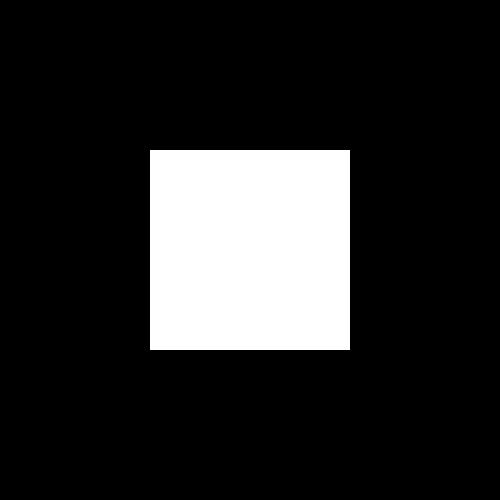
#> input picture images/quadrado.png, 500 x 500 px
$ python ex2_identificar_formas.py
#> lines starting #> are read from the running program, lines starting #| are printed output that depends on the picture; after the words box and inside, x2 and y2 are one past the last pixel; in counts of white or black regions, pixels touching at a corner belong together
"""
Exercício 2 — Identificação de Figuras Geométricas

Desenvolva um algoritmo que identifique o contorno de cada forma e exiba na
tela o nome da figura geométrica detectada.
Teste com: quadrado.png, circulo.png e triangulo.png
"""

import os
import cv2
import numpy as np
import matplotlib.pyplot as plt

# Dicionário de imagens de teste com seus nomes
IMAGENS = {
    'quadrado' : os.path.normpath(os.path.join(os.path.dirname(__file__), '../../images/quadrado.png')),
    'circulo'  : os.path.normpath(os.path.join(os.path.dirname(__file__), '../../images/circulo.png')),
    'triangulo': os.path.normpath(os.path.join(os.path.dirname(__file__), '../../images/triangulo.png')),
}

def identificar_forma(contorno: np.ndarray) -> str:
    """Identifica o nome da forma geométrica pelo número de vértices aproximados.

    Usa cv2.approxPolyDP() para reduzir o contorno a um polígono simplificado
    e conta os vértices resultantes. Círculos produzem muitos vértices e alta
    circularidade; quadrados e triângulos produzem 4 e 3 vértices respectivamente.
    """
    # cv2.arcLength(contorno, fechado): comprimento total do contorno
    # True = contorno fechado (o último ponto liga ao primeiro)
    perimetro = cv2.arcLength(contorno, True)

    # Epsilon: tolerância da aproximação = 2% do perímetro
    # Valor menor → mais vértices (aproximação mais fiel ao contorno original)
    # Valor maior → menos vértices (aproximação mais grosseira = formas mais simples)
    epsilon = 0.02 * perimetro

    # cv2.approxPolyDP(): reduz o contorno ao menor polígono com erro ≤ epsilon
    # Algoritmo de Douglas-Peucker para simplificação de polígonos
    approx     = cv2.approxPolyDP(contorno, epsilon, True)
    n_vertices = len(approx)  # número de vértices do polígono aproximado

    if n_vertices == 3:
        return 'Triangulo'
    elif n_vertices == 4:
        # Diferenciar quadrado de retângulo pela razão de aspecto
        # boundingRect retorna (x, y, largura, altura) do menor retângulo alinhado
        x, y, w, h = cv2.boundingRect(approx)
        razao = w / float(h)
        # Razão entre 0.9 e 1.1 = aproximadamente quadrado (±10% de tolerância)
        return 'Quadrado' if 0.9 <= razao <= 1.1 else 'Retangulo'
    elif n_vertices == 5:
        return 'Pentagono'
    elif n_vertices == 6:
        return 'Hexagono'
    else:
        # Para formas com muitos vértices, verificar circularidade
        # Circularidade = 4π × Área / Perímetro² (1.0 = círculo perfeito)
        area          = cv2.contourArea(contorno)
        circularidade = 4 * np.pi * area / (perimetro * perimetro)
        if circularidade > 0.8:
            return 'Circulo'
        elif n_vertices > 8:
            return 'Circulo'  # muitos vértices = forma arredondada
        else:
            return f'Poligono ({n_vertices} lados)'


def processar_imagem(caminho: str, nome: str):
    """Carrega a imagem, detecta formas e retorna imagem anotada."""
#> called with caminho = 'images/quadrado.png', nome = 'quadrado'
    img = cv2.imread(caminho)
#> img is the input picture: shape (500, 500, 3); 16% white; 1 white region, box (x1, y1, x2, y2) and area: (150, 150, 350, 350) 40000
    if img is None:
        print(f'  [AVISO] Não encontrada: {caminho}')
        return None, None

    # Converter para cinza para binarização
    cinza = cv2.cvtColor(img, cv2.COLOR_BGR2GRAY)

    # Pré-processamento: suavização para remover ruído de borda
    suave = cv2.GaussianBlur(cinza, (5, 5), 0)

    # Binarização inversa com Otsu: objeto escuro → branco (melhor para contornos)
    _, bin_ = cv2.threshold(suave, 0, 255, cv2.THRESH_BINARY_INV + cv2.THRESH_OTSU)
#> bin_: shape (500, 500); 84% white; 1 black region, box (x1, y1, x2, y2) and area: (150, 150, 350, 350) 39996

    # Morfologia: fecha pequenas lacunas no contorno da forma
    kernel = cv2.getStructuringElement(cv2.MORPH_ELLIPSE, (5, 5))
    limpa  = cv2.morphologyEx(bin_, cv2.MORPH_CLOSE, kernel, iterations=2)
#> limpa: shape (500, 500); 84% white; 1 black region, box (x1, y1, x2, y2) and area: (150, 150, 350, 350) 39976

    # Detectar contornos externos (apenas o mais externo de cada objeto)
    contornos, _ = cv2.findContours(limpa, cv2.RETR_EXTERNAL,
                                    cv2.CHAIN_APPROX_SIMPLE)
#> contornos = [[[0, 0], [0, 499], [499, 499], [499, 0]]]

    saida = img.copy()
    formas_detectadas = []

    for cnt in contornos:
        area = cv2.contourArea(cnt)
        if area < 500:  # ignora contornos muito pequenos (ruído)
            continue

        # Identifica a forma pelo número de vértices
        forma = identificar_forma(cnt)
        formas_detectadas.append(forma)

        # Aproximação poligonal para visualizar o polígono simplificado
        eps   = 0.02 * cv2.arcLength(cnt, True)
        approx = cv2.approxPolyDP(cnt, eps, True)

        # Desenha: contorno real (verde) e polígono aproximado (azul)
        cv2.drawContours(saida, [cnt],    -1, (0,   200, 0),  2)  # verde
        cv2.drawContours(saida, [approx], -1, (255, 0,   0),  2)  # azul

        # Centroide: calculado pelos momentos de ordem 0 e 1
        # m10/m00 = x médio; m01/m00 = y médio
        M = cv2.moments(cnt)
        if M['m00'] != 0:
            cx = int(M['m10'] / M['m00'])
            cy = int(M['m01'] / M['m00'])
            cv2.circle(saida, (cx, cy), 5, (0, 0, 255), -1)  # centroide vermelho

            # Nome da forma sobreposto na imagem (contorno preto + texto ciano para legibilidade)
            x_t, y_t = cx - 60, cy - 15
            cv2.putText(saida, forma, (x_t, y_t),
                        cv2.FONT_HERSHEY_SIMPLEX, 0.8, (0, 0, 0), 3)      # sombra preta
            cv2.putText(saida, forma, (x_t, y_t),
                        cv2.FONT_HERSHEY_SIMPLEX, 0.8, (0, 255, 255), 2)  # texto ciano
#> this loop made 1 pass
#> (perimetro in identificar_forma, epsilon in identificar_forma, approx, n_vertices in identificar_forma, x in identificar_forma, y in identificar_forma, w in identificar_forma) on pass 1: (1996, 39.92, [[0, 0], [0, 499], [499, 499], [499, 0]], 4, 0, 0, 500)
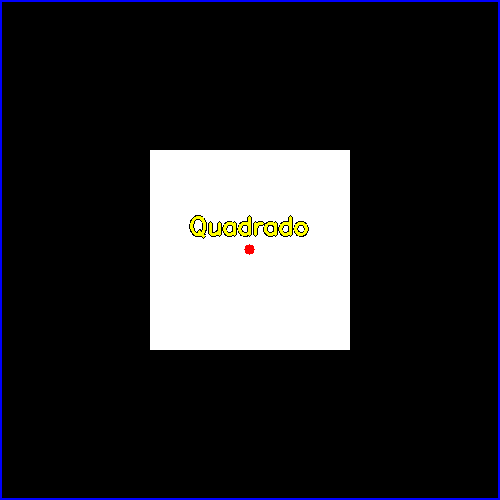
#> saida: shape (500, 500, 3); 2.2% of pixels changed, all inside (x1, y1, x2, y2) = (0, 0, 500, 500)
#> after the loop, formas_detectadas = ['Quadrado']

    print(f'{nome}: {formas_detectadas}')
#| quadrado: ['Quadrado']
    return saida, formas_detectadas


# ── Processar todas as imagens e exibir ──────────────────────────────────────
resultados = {}
for nome, caminho in IMAGENS.items():
    saida, formas = processar_imagem(caminho, nome)
#> formas = ['Quadrado']
    if saida is not None:
        resultados[nome] = (saida, formas)
#> pass 2 of the loop `for nome, caminho in IMAGENS.items():`:
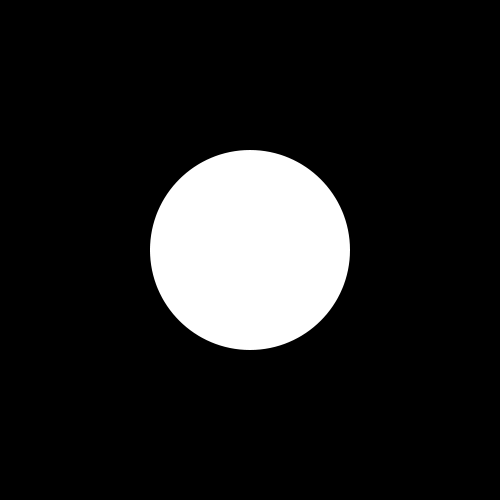
#> input picture images/circulo.png, 500 x 500 px
#> in processar_imagem, img is the input picture: shape (500, 500, 3); min 0, max 255, mean 32
#> in processar_imagem (call 2), `_, bin_ = cv2.threshold(suave, 0, 255, cv2.THRESH_BINARY_INV + cv2.THR..`:
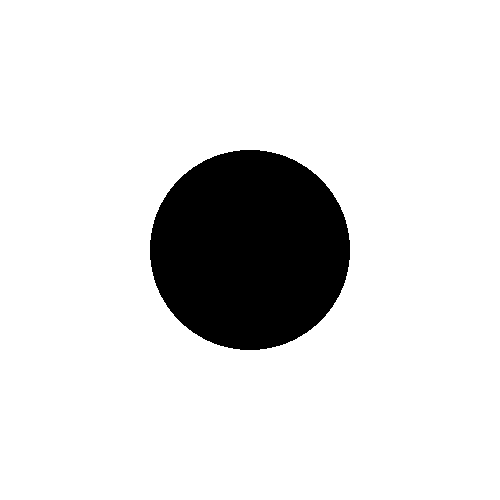
#> bin_: shape (500, 500); 87.4% white; 1 black region, box (x1, y1, x2, y2) and area: (150, 150, 350, 350) 31436
#> kernel = [[0, 0, 1, 0, 0], [1, 1, 1, 1, 1], [1, 1, 1, 1, 1], [1, 1, 1, 1, 1], [0, 0, 1, 0, 0]]
#> the loop in processar_imagem (call 2), `for cnt in contornos:` made 1 pass
#> after the loop in processar_imagem (call 2), `for cnt in contornos:`:
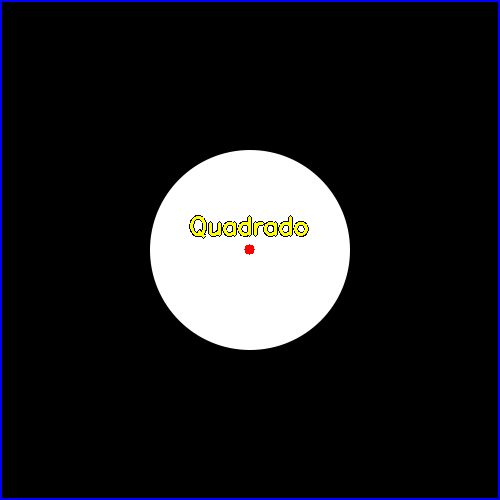
#> saida: shape (500, 500, 3); 2.2% of pixels changed, all inside (x1, y1, x2, y2) = (0, 0, 500, 500)
#| circulo: ['Quadrado']
#> pass 3 of the loop `for nome, caminho in IMAGENS.items():`:
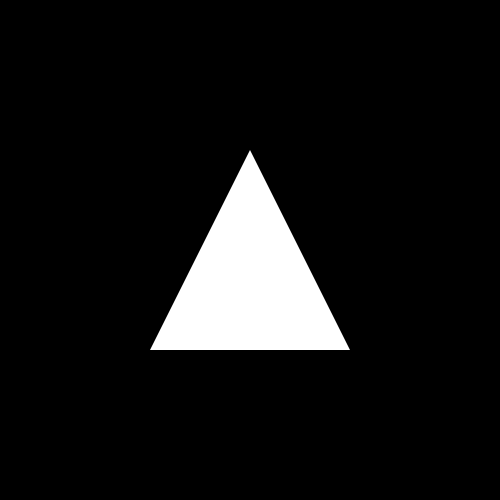
#> input picture images/triangulo.png, 500 x 500 px
#> in processar_imagem, img is the input picture: shape (500, 500, 3); min 0, max 255, mean 20.4
#> in processar_imagem (call 3), `_, bin_ = cv2.threshold(suave, 0, 255, cv2.THRESH_BINARY_INV + cv2.THR..`:
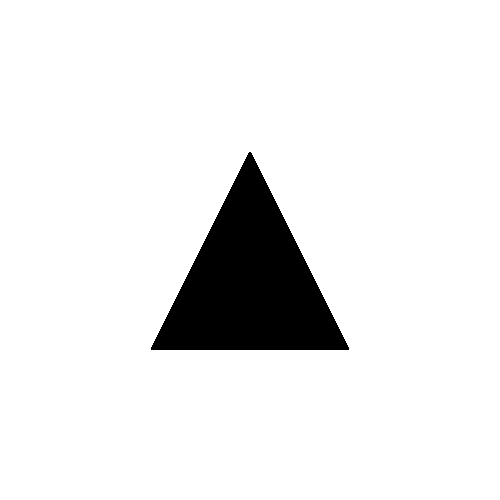
#> bin_: shape (500, 500); 92% white; 1 black region, box (x1, y1, x2, y2) and area: (151, 152, 349, 350) 19996
#> limpa: shape (500, 500); 92% white; 1 black region, box (x1, y1, x2, y2) and area: (153, 157, 347, 350) 19938
#> the loop in processar_imagem (call 3), `for cnt in contornos:` made 1 pass
#> after the loop in processar_imagem (call 3), `for cnt in contornos:`:
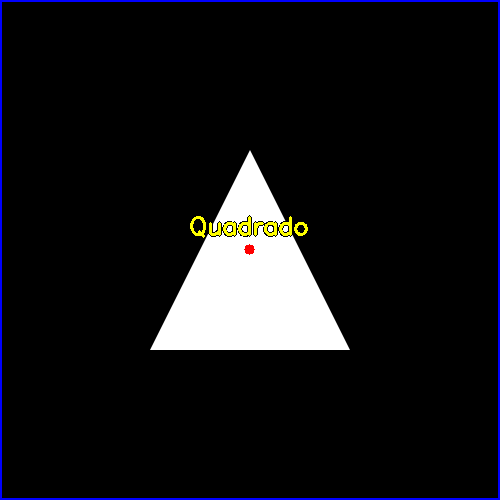
#> saida: shape (500, 500, 3); 2.12% of pixels changed, all inside (x1, y1, x2, y2) = (0, 0, 500, 500)
#| triangulo: ['Quadrado']

# Subplot com todas as imagens processadas
n = len(resultados)
#> n = 3
if n > 0:
    fig, axes = plt.subplots(1, n, figsize=(6 * n, 6))
    if n == 1:
        axes = [axes]
    fig.suptitle('Identificação de Figuras Geométricas', fontsize=13)

    for ax, (nome, (saida, formas)) in zip(axes, resultados.items()):
        ax.imshow(cv2.cvtColor(saida, cv2.COLOR_BGR2RGB))
        ax.set_title(f'{nome.capitalize()}\nDetectado: {", ".join(formas)}')
        ax.axis('off')
#> this loop made 3 passes

    plt.tight_layout()
    plt.show()
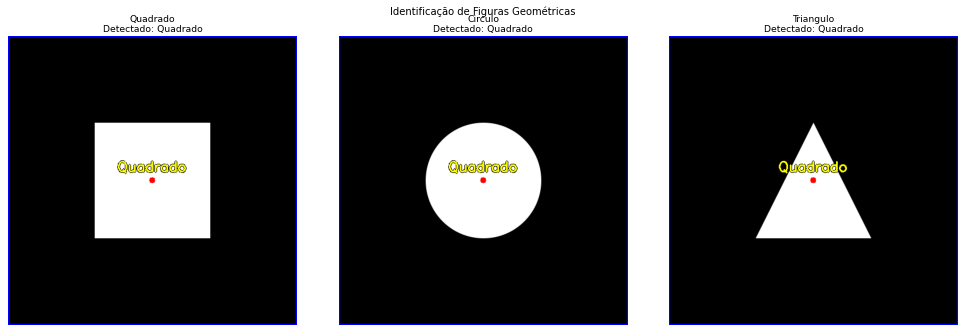
#> figure drawn by matplotlib, 3 panels
